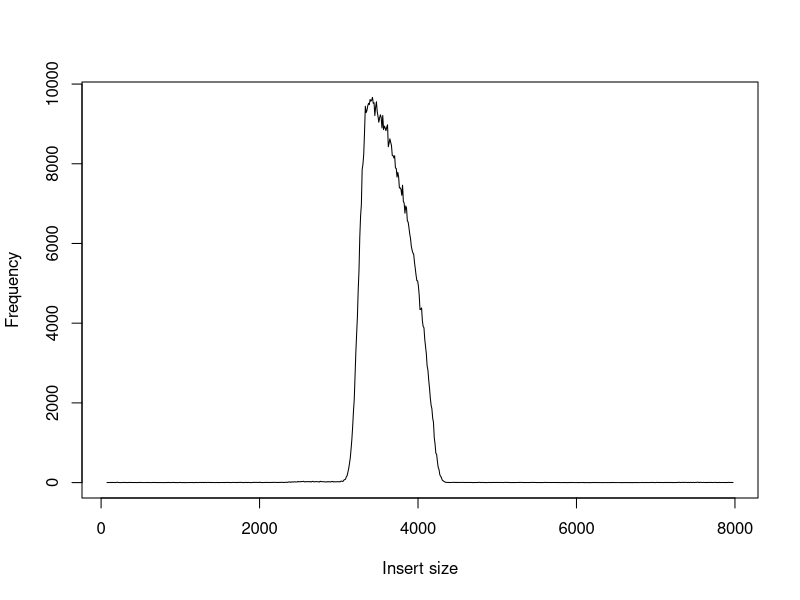

Write R code to recreate this figure.
x = c(75,80,95,105,115,125,135,145,155,165,175,185,195,205,215,225,235,250,265,275,285,295,305,315,325,335,345,355,365,375,385,395,405,415,425,435,450,465,475,485,495,505,515,525,535,545,565,575,585,595,605,610,625,635,645,655,665,675,685,695,705,715,725,735,745,755,765,775,790,805,815,825,835,845,855,865,880,895,905,915,925,935,955,960,975,985,995,1005,1015,1030,1045,1055,1070,1085,1095,1115,1125,1135,1145,1155,1160,1175,1185,1195,1205,1215,1225,1235,1245,1255,1265,1275,1295,1300,1315,1325,1335,1345,1365,1375,1385,1395,1405,1415,1425,1435,1440,1455,1465,1475,1485,1505,1515,1525,1535,1545,1555,1565,1575,1585,1595,1605,1615,1625,1630,1645,1655,1665,1675,1685,1695,1705,1715,1725,1735,1745,1755,1765,1775,1785,1795,1805,1815,1835,1845,1855,1865,1875,1880,1895,1905,1915,1925,1935,1945,1955,1965,1975,1985,1995,2005,2015,2025,2035,2045,2055,2065,2075,2085,2095,2115,2125,2135,2145,2155,2165,2175,2185,2195,2205,2215,2225,2235,2245,2255,2265,2275,2285,2295,2305,2315,2325,2335,2345,2355,2365,2375,2385,2395,2405,2415,2425,2435,2445,2455,2465,2475,2485,2495,2505,2515,2525,2535,2545,2555,2565,2575,2585,2595,2605,2615,2625,2635,2645,2655,2665,2675,2685,2695,2705,2715,2725,2735,2745,2755,2765,2775,2785,2795,2805,2815,2825,2835,2845,2855,2865,2875,2885,2895,2905,2915,2925,2935,2945,2955,2965,2975,2985,2995,3005,3015,3025,3035,3045,3055,3065,3075,3085,3095,3105,3115,3125,3135,3145,3155,3165,3175,3185,3195,3205,3215,3225,3235,3245,3255,3265,3275,3285,3295,3305,3315,3325,3335,3345,3355,3365,3375,3385,3395,3405,3415,3425,3435,3445,3455,3465,3475,3485,3495,3505,3515,3525,3535,3545,3555,3565,3575,3585,3595,3605,3615,3625,3635,3645,3655,3665,3675,3685,3695,3705,3715,3725,3735,3745,3755,3765,3775,3785,3795,3805,3815,3825,3835,3845,3855,3865,3875,3885,3895,3905,3915,3925,3935,3945,3955,3965,3975,3985,3995,4005,4015,4025,4035,4045,4055,4065,4075,4085,4095,4105,4115,4125,4135,4145,4155,4165,4175,4185,4195,4205,4215,4225,4235,4245,4255,4265,4275,4285,4295,4305,4315,4325,4335,4345,4355,4365,4375,4385,4395,4405,4415,4425,4435,4445,4455,4465,4475,4480,4495,4505,4515,4525,4535,4545,4555,4565,4575,4585,4595,4605,4615,4625,4635,4645,4655,4665,4675,4685,4695,4705,4715,4725,4735,4745,4755,4765,4775,4785,4795,4805,4825,4835,4845,4850,4865,4875,4885,4895,4905,4915,4925,4935,4945,4955,4975,4985,4995,5005,5015,5025,5035,5045,5055,5065,5075,5085,5095,5105,5115,5125,5135,5145,5155,5165,5170,5185,5195,5205,5215,5225,5235,5245,5255,5265,5275,5285,5295,5305,5315,5325,5335,5345,5355,5365,5375,5385,5395,5415,5425,5435,5445,5455,5465,5475,5485,5495,5505,5515,5525,5535,5545,5555,5565,5575,5585,5595,5605,5615,5625,5635,5645,5655,5665,5675,5685,5695,5705,5715,5725,5730,5745,5755,5765,5775,5790,5805,5815,5825,5835,5845,5855,5870,5885,5895,5915,5920,5935,5945,5955,5965,5975,5985,5995,6010,6025,6035,6045,6055,6065,6075,6090,6105,6120,6135,6145,6160,6175,6190,6205,6215,6225,6235,6245,6260,6275,6285,6295,6315,6320,6335,6345,6365,6370,6385,6395,6415,6420,6435,6445,6455,6475,6480,6495,6505,6515,6525,6535,6545,6555,6570,6585,6595,6605,6615,6630,6645,6665,6670,6685,6700,6715,6730,6745,6755,6765,6780,6795,6805,6815,6825,6835,6845,6855,6865,6875,6885,6895,6915,6925,6935,6945,6955,6965,6970,6985,6995,7005,7015,7035,7045,7055,7065,7075,7085,7095,7105,7115,7120,7135,7145,7155,7165,7175,7185,7195,7205,7215,7235,7245,7255,7265,7275,7285,7295,7305,7315,7325,7335,7345,7355,7365,7375,7385,7395,7405,7415,7425,7435,7445,7455,7460,7475,7485,7495,7505,7515,7525,7535,7545,7555,7565,7575,7585,7595,7605,7615,7625,7635,7645,7655,7665,7675,7685,7695,7705,7715,7725,7735,7745,7765,7775,7785,7795,7805,7810,7825,7835,7845,7855,7865,7875,7885,7895,7905,7915,7925,7935,7945,7955,7965,7975)
y = c(1,0,3,2,2,6,0,3,2,5,1,1,5,10,3,1,1,0,1,5,5,0,5,1,1,2,1,6,1,5,2,1,2,1,2,2,0,3,1,3,3,6,0,1,1,1,1,3,2,3,2,0,1,1,1,3,2,4,2,0,1,2,1,1,2,1,1,2,0,0,2,1,3,1,3,2,0,3,5,2,0,2,1,0,0,3,4,2,1,0,2,0,0,1,0,2,3,1,2,3,0,0,3,1,4,1,1,3,2,5,1,3,3,0,5,0,2,6,3,3,2,1,2,3,1,1,0,4,0,2,1,2,2,2,2,3,1,2,4,4,2,4,3,1,0,2,3,4,4,4,2,2,1,5,4,5,3,7,5,1,2,0,5,3,1,3,4,4,0,0,2,2,7,5,5,5,6,2,5,3,11,1,1,4,1,1,5,3,6,3,4,1,4,2,6,2,8,4,6,4,3,2,6,3,5,5,6,9,3,3,6,5,9,8,6,16,12,18,6,18,14,13,22,20,15,16,16,30,19,22,21,28,24,25,34,22,17,26,19,24,25,25,17,25,16,30,30,18,21,23,25,24,21,20,14,34,23,25,23,21,20,20,17,15,24,17,23,21,15,26,21,31,17,21,18,21,19,24,19,25,16,34,37,31,32,64,75,85,145,172,262,353,480,620,843,1085,1399,1778,2083,2664,3257,3723,4159,4833,5318,6158,6684,6977,7858,7990,8248,8803,9443,9283,9335,9448,9516,9484,9612,9571,9597,9665,9517,9532,9209,9422,9558,9308,9190,9041,9151,9229,9162,8898,9211,8856,8944,8904,8830,8917,8978,8427,8521,8626,8538,8457,8208,8205,8146,8201,7892,7886,7665,7784,7673,7392,7397,7360,7209,7461,7050,7016,6759,6941,6888,6568,6539,6406,6243,6131,5934,5833,5764,5735,5535,5377,5208,5069,5062,4929,4698,4339,4349,4382,4058,3917,3884,3594,3413,3230,2926,2824,2570,2371,2125,1943,1854,1619,1509,1127,968,737,708,524,381,327,199,158,129,64,50,32,24,8,7,5,4,5,1,2,4,4,4,6,7,4,5,0,8,1,4,3,4,4,6,3,5,1,3,4,2,4,2,5,3,2,4,0,1,2,1,2,3,3,1,6,8,3,1,5,3,1,2,0,3,0,1,6,3,1,2,3,3,4,2,4,2,5,2,2,5,3,4,4,1,2,4,7,4,5,4,2,3,1,0,2,1,1,2,1,2,2,2,5,1,6,5,3,2,4,2,0,2,1,2,2,1,3,3,4,4,6,3,3,2,1,2,1,1,2,1,2,1,1,3,5,4,2,4,1,1,3,2,3,1,2,3,2,2,0,3,2,0,4,0,1,0,2,1,1,2,0,0,1,3,0,1,4,2,1,1,0,1,0,0,2,1,1,1,4,0,0,0,1,0,0,0,0,3,0,3,2,1,0,3,0,1,1,0,0,1,1,0,1,0,1,0,0,2,3,1,0,1,1,1,1,1,1,0,0,0,1,2,1,0,0,2,0,0,0,0,0,3,1,0,0,1,1,1,1,4,1,1,0,2,3,1,1,2,2,3,4,6,0,1,0,2,6,1,3,3,1,3,1,1,2,3,0,6,2,0,4,3,1,5,1,2,1,1,2,5,2,4,9,5,2,3,5,8,1,5,6,4,4,1,5,1,4,7,4,0,8,1,1,8,2,10,11,1,2,8,3,2,4,5,2,2,4,0,4,2,4,6,2,3,3,1,1,6,3,1,2,2,6,0,2,3,2,2,1,2,3,0,2,7,4,3,4,2,5,1)
pdf("00.Sample/insert.out.pdf")
plot(x, y, xlab="Insert size", ylab="Frequency", type="l")
dev.off()
